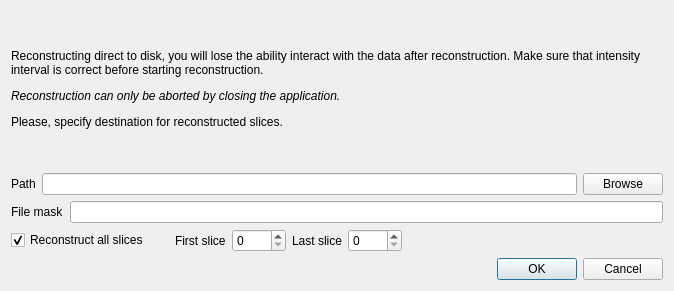
<?xml version="1.0" encoding="UTF-8"?>
<ui version="4.0">
 <class>DialogTooBig</class>
 <widget class="QDialog" name="DialogTooBig">
  <property name="geometry">
   <rect>
    <x>0</x>
    <y>0</y>
    <width>674</width>
    <height>291</height>
   </rect>
  </property>
  <property name="windowTitle">
   <string>Reconstruct to disk</string>
  </property>
  <layout class="QVBoxLayout" name="verticalLayout">
   <item>
    <widget class="QLabel" name="label_2">
     <property name="text">
      <string>&lt;html&gt;&lt;head/&gt;&lt;body&gt;&lt;p&gt;Reconstructing direct to disk, you will lose the ability interact with the data after reconstruction. Make sure that intensity interval is correct before starting reconstruction. &lt;/p&gt;&lt;p&gt;&lt;span style=&quot; font-style:italic;&quot;&gt;Reconstruction can only be aborted by closing the application.&lt;/span&gt;&lt;/p&gt;&lt;p&gt;Please, specify destination for reconstructed slices.&lt;/p&gt;&lt;/body&gt;&lt;/html&gt;</string>
     </property>
     <property name="wordWrap">
      <bool>true</bool>
     </property>
    </widget>
   </item>
   <item>
    <layout class="QHBoxLayout" name="horizontalLayout">
     <item>
      <widget class="QLabel" name="label_3">
       <property name="text">
        <string>Path</string>
       </property>
      </widget>
     </item>
     <item>
      <widget class="QLineEdit" name="lineEdit_path">
       <property name="toolTip">
        <string>Path to the destination folder for reconstructed data.</string>
       </property>
      </widget>
     </item>
     <item>
      <widget class="QPushButton" name="button_browse">
       <property name="toolTip">
        <string>Browse for the destination folder for the reconstructed data.</string>
       </property>
       <property name="text">
        <string>Browse</string>
       </property>
      </widget>
     </item>
    </layout>
   </item>
   <item>
    <layout class="QHBoxLayout" name="horizontalLayout_2">
     <item>
      <widget class="QLabel" name="label_4">
       <property name="text">
        <string>File mask</string>
       </property>
      </widget>
     </item>
     <item>
      <widget class="QLineEdit" name="lineEdit_mask">
       <property name="toolTip">
        <string>File mask of the reconstructed slices.</string>
       </property>
      </widget>
     </item>
    </layout>
   </item>
   <item>
    <layout class="QHBoxLayout" name="horizontalLayout_3">
     <item>
      <widget class="QCheckBox" name="check_reconAll">
       <property name="toolTip">
        <string>Reconstruct all slices in the projection ROI if checked.</string>
       </property>
       <property name="text">
        <string>Reconstruct all slices</string>
       </property>
       <property name="checked">
        <bool>true</bool>
       </property>
      </widget>
     </item>
     <item>
      <spacer name="horizontalSpacer_2">
       <property name="orientation">
        <enum>Qt::Horizontal</enum>
       </property>
       <property name="sizeType">
        <enum>QSizePolicy::Fixed</enum>
       </property>
       <property name="sizeHint" stdset="0">
        <size>
         <width>20</width>
         <height>20</height>
        </size>
       </property>
      </spacer>
     </item>
     <item>
      <widget class="QLabel" name="label_first">
       <property name="text">
        <string>First slice</string>
       </property>
      </widget>
     </item>
     <item>
      <widget class="QSpinBox" name="spin_firstSlice">
       <property name="toolTip">
        <string>Specifies the first slice to reconstruct</string>
       </property>
       <property name="maximum">
        <number>9999</number>
       </property>
      </widget>
     </item>
     <item>
      <widget class="QLabel" name="label_last">
       <property name="text">
        <string>Last slice</string>
       </property>
      </widget>
     </item>
     <item>
      <widget class="QSpinBox" name="spin_lastSlice">
       <property name="toolTip">
        <string>Specifies the last slice to reconstruct.</string>
       </property>
       <property name="maximum">
        <number>9999</number>
       </property>
      </widget>
     </item>
     <item>
      <spacer name="horizontalSpacer">
       <property name="orientation">
        <enum>Qt::Horizontal</enum>
       </property>
       <property name="sizeHint" stdset="0">
        <size>
         <width>40</width>
         <height>20</height>
        </size>
       </property>
      </spacer>
     </item>
    </layout>
   </item>
   <item>
    <widget class="QDialogButtonBox" name="buttonBox">
     <property name="orientation">
      <enum>Qt::Horizontal</enum>
     </property>
     <property name="standardButtons">
      <set>QDialogButtonBox::Cancel|QDialogButtonBox::Ok</set>
     </property>
    </widget>
   </item>
  </layout>
 </widget>
 <resources/>
 <connections>
  <connection>
   <sender>buttonBox</sender>
   <signal>accepted()</signal>
   <receiver>DialogTooBig</receiver>
   <slot>accept()</slot>
   <hints>
    <hint type="sourcelabel">
     <x>248</x>
     <y>254</y>
    </hint>
    <hint type="destinationlabel">
     <x>157</x>
     <y>274</y>
    </hint>
   </hints>
  </connection>
  <connection>
   <sender>buttonBox</sender>
   <signal>rejected()</signal>
   <receiver>DialogTooBig</receiver>
   <slot>reject()</slot>
   <hints>
    <hint type="sourcelabel">
     <x>316</x>
     <y>260</y>
    </hint>
    <hint type="destinationlabel">
     <x>286</x>
     <y>274</y>
    </hint>
   </hints>
  </connection>
 </connections>
</ui>
